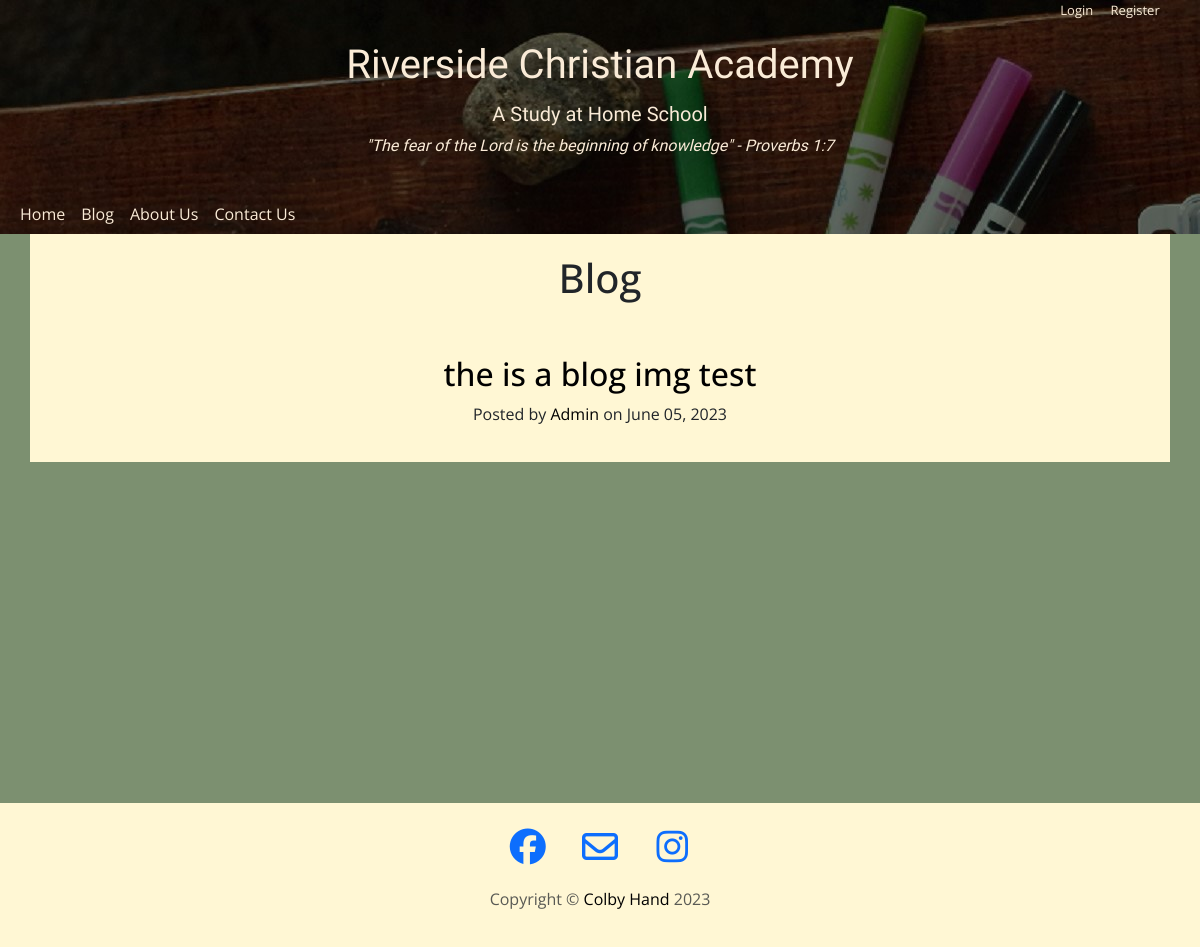
/all-blog-posts, run on the app's committed database.
### main.py (models this page shows)
class BlogPost(db.Model):
    __tablename__ = "blog_posts"
    id = db.Column(db.Integer, primary_key=True)
    author_id = db.Column(db.Integer, db.ForeignKey('user.id'))
    author = relationship("User", back_populates="blog_posts")
    title = db.Column(db.String(250), unique=True, nullable=False)
    date = db.Column(db.String(250), nullable=False)
    body = db.Column(db.Text, nullable=False)
    img_url = db.Column(db.String(250), nullable=False)
    img_upload = db.Column(db.String(250), nullable=False)
    blog_comments = relationship("BlogComment", back_populates="blog_parent_post")

class User(UserMixin, db.Model):
    __tablename__ = "user"
    id = db.Column(db.Integer, primary_key=True)
    email = db.Column(db.String(100), unique=True)
    password = db.Column(db.String(100))
    name = db.Column(db.String(1000))
    blog_posts = relationship("BlogPost", back_populates="author")
    blog_comments = relationship("BlogComment", back_populates="blog_comment_author")
    message_posts = relationship("Message", back_populates="author")
    message_comments = relationship("MessageComment", back_populates="message_comment_author")

### main.py (the view)
@app.route("/all-blog-posts", methods=["GET", "POST"])
def all_blog_posts():
    blog_posts = BlogPost.query.all()
    return render_template("blog.html", posts=blog_posts)

### templates/blog.html (shortened to what this page needs)
{% include "header.html" %}
<div class="container">
  <div class="row">
    <div class="col-lg-8 col-md-10 mx-auto">
      <h1>Blog</h1>
      {% for post in posts %}
      <div class="post-preview">
        <a href="{{ url_for('get_blog_post', post_id=post.id) }}" style="color: black; text-decoration: none;">
          <h2 class="post-title">
            {{post.title}}
          </h2>
        </a>
        <p class="post-meta">Posted by
          <a href="#" style="color: black; text-decoration: none;">{{post.author.name}}</a>
          on {{post.date}}
        </p>
      </div>
      {% endfor %}
    </div>
  </div>
</div>
{% include "footer.html" %}

### static/CSS/styles.css (style rules this page uses)
body { font-family: 'Open Sans', sans-serif; text-align: center; background-color: #7C9070; border-top: 0cap; }
h1 { padding-bottom: 1%; }
a { text-decoration: none; }
.container { background-color: #FFF7D4; padding: 20px 0px; }
.post-preview { padding-top: 5%; }

### data on the page
BlogPost: title "the is a blog img test", author.name "Admin", date "June 05, 2023"
